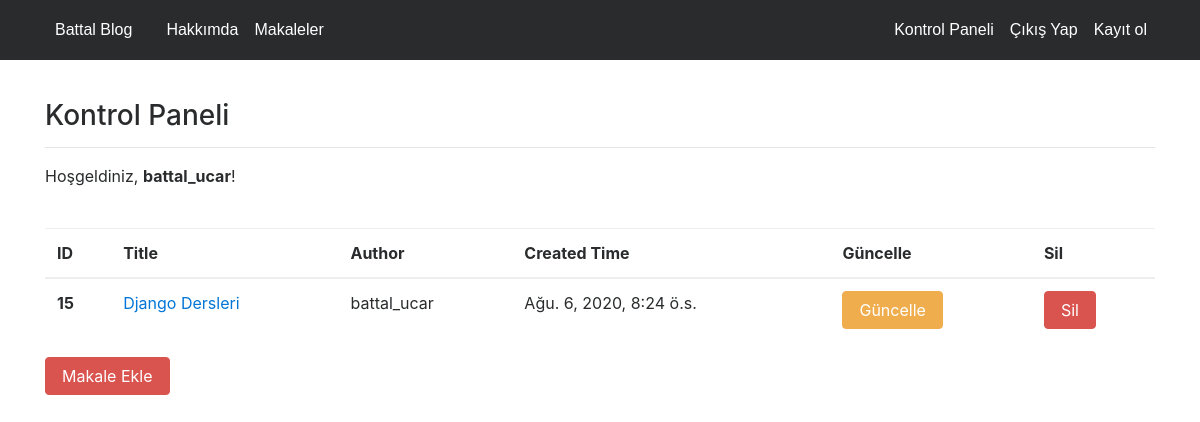
Screenshot of /articles/dashboard/ (signed in) with the database file from the repository.
### article/models.py (models this page shows, shortened)
class Article(models.Model):
    author = models.ForeignKey("auth.User", on_delete= models.CASCADE,verbose_name="Yazar")
    title = models.CharField(max_length=50,verbose_name="Başlık")
    content = RichTextField()
    created_date = models.DateTimeField(auto_now_add=True,verbose_name="Oluşturulma Tarihi")
    article_image = models.FileField(blank=True, null= True,verbose_name="Makaleye fotoğraf ekleyin")
    class Meta:
        ordering = ['-created_date']

### article/views.py (the view)
# urls.py: path('dashboard/',views.dashboard, name = "dashboard"),
@login_required(login_url= "user:login")
def dashboard(request):
    articles = Article.objects.filter(author = request.user)
    context = {
        "articles":articles
    }
    return render(request,"dashboard.html",context)

### templates/dashboard.html
{% extends 'layout.html' %}
{% block body %}
    <h3>Kontrol Paneli</h3>
    <hr>
    <p>Hoşgeldiniz, <strong>{{request.user.username}}</strong>!</p><br>
    {% if articles %}
        <table class="table">
            <thead>
                <tr>
                <th scope="col">ID</th>
                <th scope="col">Title</th>
                <th scope="col">Author</th>
                <th scope="col">Created Time</th>
                <th scope="col">Güncelle</th>
                <th scope="col">Sil</th>
                </tr>
            </thead>
            <tbody>
                {% for article in articles  %}
                    <tr>
                        <th scope="row">{{article.id}}</th>
                        <td><a href="{% url 'article:detail' article.id %}">{{article.title}}</a></td>
                        <td>{{article.author.username}}</td>
                        <td>{{article.created_date}}</td>
                        <td><a class="btn btn-warning" href="{% url 'article:update' article.id %}">Güncelle</a></td>
                        <td><a class="btn btn-danger" href="{% url 'article:delete' article.id %}">Sil</a></td>
                    </tr>
                {% endfor %}
            </tbody>
        </table>
    {% else %}
        <div class="alert alert-danger">Henüz bir Makaleniz Bulunmuyor!</div>
    {% endif %}
    <a class= "btn btn-danger" href="{% url 'article:addarticle' %}">Makale Ekle</a>
{% endblock body %}

### rows the page displays
Article: id "15", title "Django Dersleri", author.username "battal_ucar", created_date "Ağu. 6, 2020, 8:24 ö.s."

### other values shown
{{ request.user.username }} "battal_ucar"
